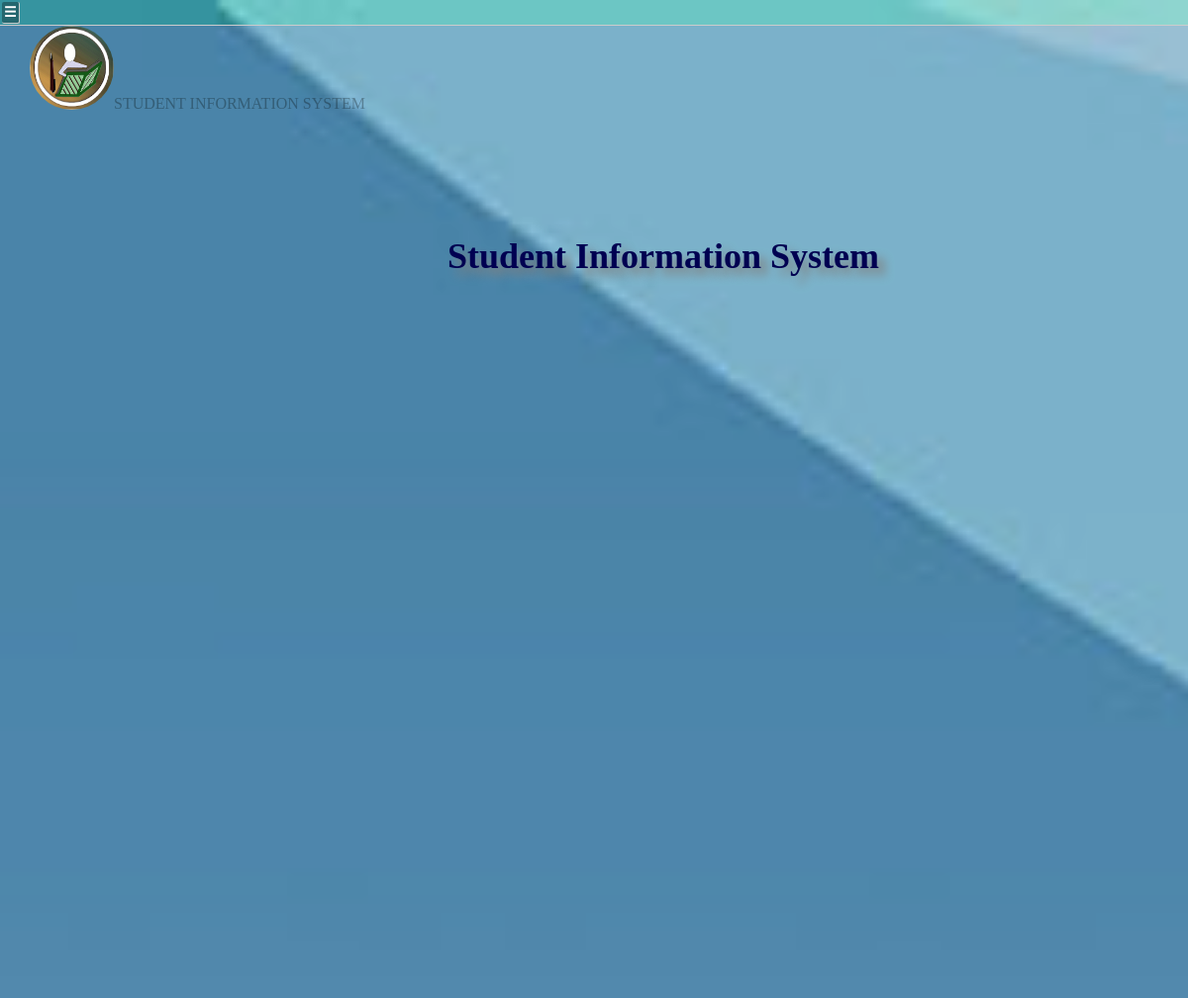
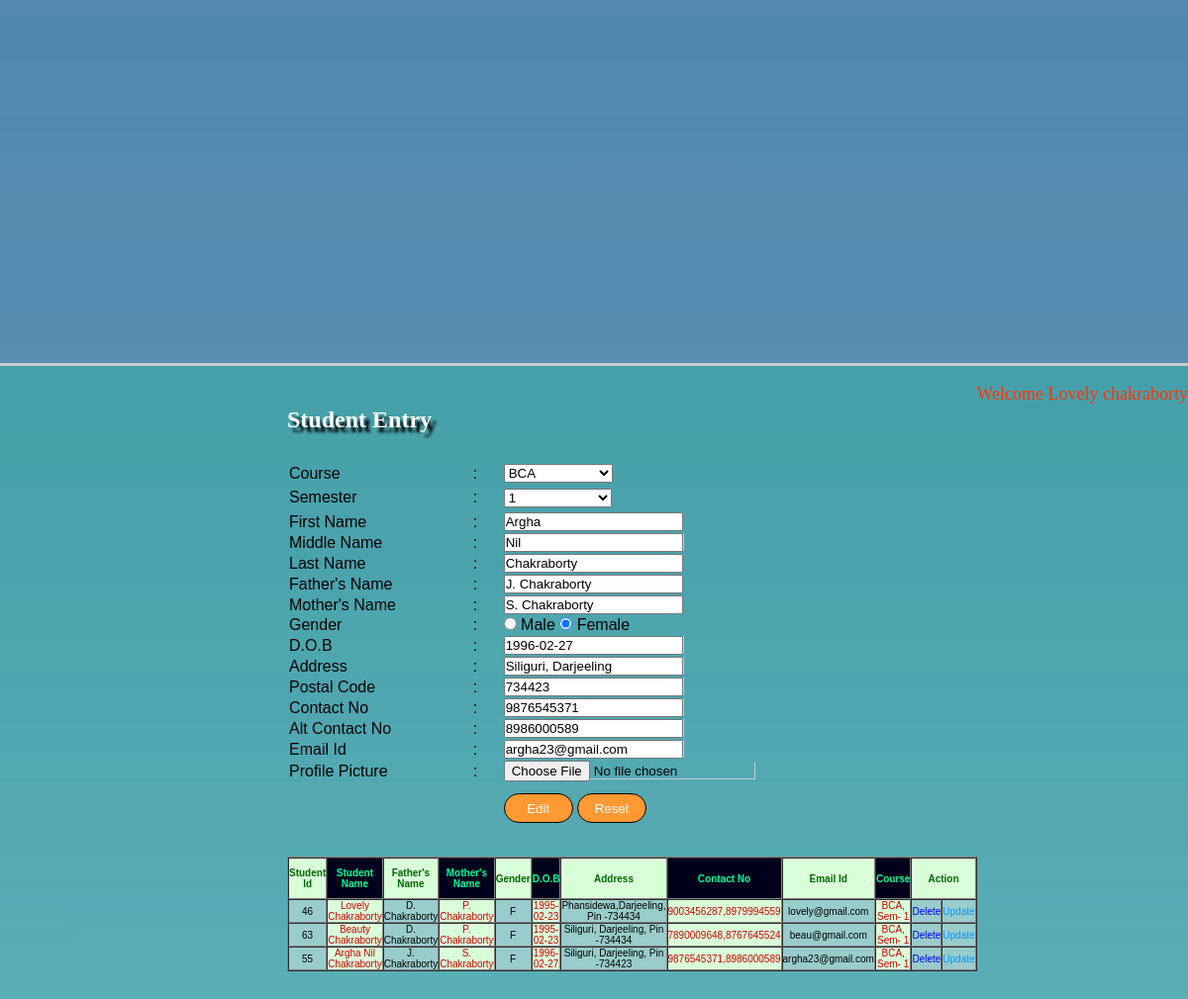
The app's page /student_master.php?var2=55 (signed in) with its own data (2 pictures, top to bottom).
### tables this page shows
CREATE TABLE IF NOT EXISTS `student_details` (
  `student_id` int(10) NOT NULL AUTO_INCREMENT,
  `first_name` varchar(20) NOT NULL,
  `middle_name` varchar(20) NOT NULL,
  `last_name` varchar(20) NOT NULL,
  `father_name` varchar(20) NOT NULL,
  `mother_name` varchar(20) NOT NULL,
  `dob` date NOT NULL,
  `gender` varchar(10) NOT NULL,
  `email_id` varchar(20) NOT NULL,
  `contact_no` bigint(20) NOT NULL,
  `alt_contact_no` bigint(20) NOT NULL,
  `address` varchar(40) NOT NULL,
  `postal_code` int(10) NOT NULL,
  `course_no` int(10) NOT NULL,
  `semester` int(10) NOT NULL,
  `profile_pic` varchar(500) NOT NULL,
  PRIMARY KEY (`student_id`)
);

CREATE TABLE IF NOT EXISTS `course` (
  `course_no` int(10) NOT NULL AUTO_INCREMENT,
  `course_name` varchar(20) NOT NULL,
  `course_duration` int(10) NOT NULL,
  `course_status` varchar(400) NOT NULL,
  `semester` int(10) NOT NULL,
  PRIMARY KEY (`course_no`)
);

### student_master.php (the view, shortened to what this page needs)
<?php
if(isset($_GET['var2']))
{
	$gsql = "select * from student_details where student_id='$_GET[var2]'";
	$grec = mysql_query($gsql);
	$gres = mysql_fetch_assoc($grec);
}
?>
<html>
<head>
<link rel="stylesheet" href="stylesheet.css" type="text/css"/>
</head>
<body>
<label for="menuToggle" class="menu-icon">&#9776;</label>
<div id="header">
<div class="img">
<img src="logosis.PNG" class="imglogo"/>
<p class="write">STUDENT INFORMATION SYSTEM</p>
</div>
<div class="sis">
<h1>Student Information System</h1>
</div>
</div>
<div id="container">
<div id="cc">
  <p>&nbsp;</p>
  <p align="right" class="style16 style22"><span class="style17">Welcome <?php echo $_SESSION['uname'];?></span></p>
  </div>
 <div id="banner">
<table width="100%" border="0" align="center">
  <tr>
    <td>
	<table width="100%" border="0" cellspacing="0" cellpadding="0">
      <tr>
           <td align="left"><p class="style18"><span class="style29">Student Entry</span></p>
             <p class="style18">&nbsp;</p>
            </td>
      </tr>
    </table></td>
  </tr>  <tr height="30%">
    <td valign="top" align="left">
	<form id="form1" name="form1" method="POST" action="" onSubmit="return valid()">
              <table width="69%" height="30%" border="0" align="left">
                <tr>
                  <td width="160" align="left"><span class="style4 style85 style85">Course</span></td>
                  <td width="54" align="center"><span class="style4 style85">:</span></td>
                  <td width="307"><span class="style4 style85">
                    <select name="course_name" id="course_name" onChange="get_sem(this.value)">
                      <?php
		 	$str2="select * from course";
			$result2=mysql_query($str2);
		    while($row= mysql_fetch_array($result2))
		 	 {
		  	?>
                      <option value=<?php echo $row['course_no'];?> <?php if(isset($_GET['C']) || isset($_GET['var2'])){if($_GET['C'] == $row['course_no'] || $gres['course_no'] == $row['course_no']){echo "selected";}}?>>
                      <?php  echo $row['course_name'];?>
                      </option>
                      <?php
			 }
		 	 ?>
                    </select>
                  </span></td>
                </tr>
                <tr>
                  <td width="160" height="26" align="left"><span class="style4 style85 style85">Semester</span></td>
                  <td width="54" align="center"><span class="style4 style85">:</span></td>
                  <td width="307"><span class="style4 style85">
                    <select name="semester" id="semester">
                      <?php
		   if(isset($_GET['C']) || isset($_GET['var2']))
		   {
		   		if(isset($_GET['C']))
				{
					$cr = $_GET['C'];
				}elseif(isset($_GET['var2']))
				{
					$cr = $gres['course_no'];
				}
		 	$str3="select * from course where course_no='$cr'";
			$result3=mysql_query($str3);
			$row3=mysql_fetch_array($result3);
			for($i = 1; $i <= $row3['semester']; $i++)
			{
			?>
                      <option value=<?php echo $i;?> <?php if($gres['semester'] == $i){echo "selected";}?>><?php echo $i;?></option>
                      <?php
				}
			 }
			 ?>
                    </select>
                  </span> </td>
                </tr>
                <tr>
                  <td width="160" align="left"><span class="style4 style85 style85">First Name</span></td>
                  <td width="54" align="center"><span class="style4 style85">:</span></td>
                  <td width="307" align="left"><span class="style4 style85"><input name="first_name" type="text" id="first_name" <?php if(isset($_GET['var2'])){echo "value='$gres[first_name]'";}?> /></span></td>
                </tr>
                <tr>
                  <td width="160" align="left"><span class="style4 style85 style85">Middle Name</span></td>
                  <td width="54" align="center"><span class="style4 style85">:</span></td>
                  <td width="307"><span class="style4 style85">
                    <label>
                    <input name="middle_name" type="text" id="middle_name" <?php if(isset($_GET['var2'])){echo "value='$gres[middle_name]'";}?>>
                    </label>
                  </span></td>
                </tr>
                <tr>
                  <td width="160" align="left"><span class="style4 style85 style85">Last Name </span></td>
                  <td width="54" align="center"><span class="style4 style85">:</span></td>
                  <td width="307" align="left"><span class="style4 style85"><input name="last_name" type="text" id="last_name" <?php if(isset($_GET['var2'])){echo "value='$gres[last_name]'";}?> /></span></td>
                </tr>
                <tr>
                  <td width="160" align="left"><span class="style4 style85 style85">Father's Name </span></td>
                  <td width="54" align="center"><span class="style4 style85">:</span></td>
                  <td width="307" align="left"><span class="style4 style85"><input name="father_name" type="text" id="father_name" <?php if(isset($_GET['var2'])){echo "value='$gres[father_name]'";}?> /></span></td>
                </tr>
                <tr>
                  <td width="160" align="left"><span class="style4 style85 style85">Mother's Name </span></td>
                  <td width="54" align="center"><span class="style4 style85">:</span></td>
                  <td width="307" align="left"><span class="style4 style85"><input name="mother_name" type="text" id="mother_name" <?php if(isset($_GET['var2'])){echo "value='$gres[mother_name]'";}?>/></span></td>
                </tr>
                <tr>
                  <td align="left"><span class="style4 style85 style85">Gender</span></td>
                  <td align="center"><span class="style4 style85">:</span></td>
                  <td align="left"><span class="style4 style85">
                    <input name="gender" type="radio" value="M" <?php if(isset($_GET['var2'])){if($gres['gender'] == "M"){echo "checked";}}?>>
                    Male
                    <input name="gender" type="radio" value="F" <?php if(isset($_GET['var2'])){if($gres['gender'] == "F"){echo "checked";}}?>>
                  Female</span></td>
                </tr>
                <tr>
                  <td width="160" align="left"><span class="style4 style85 style85">D.O.B</span></td>
                  <td width="54" align="center"><span class="style4 style85">:</span></td>
                  <td width="307"><span class="style4 style85">
                    <label>
                    <input name="dob" type="text" id="dob" <?php if(isset($_GET['var2'])){echo "value='$gres[dob]'";}?>>
                    </label>
                  </span></td>
                </tr>
                <tr>
                  <td width="160" align="left"><span class="style4 style85 style85">Address</span></td>
                  <td width="54" align="center"><span class="style4 style85">:</span></td>
                  <td width="307"><span class="style4 style85">
                    <label>
                    <input name="address" type="text" id="address" <?php if(isset($_GET['var2'])){echo "value='$gres[address]'";}?>>
                    </label>
                  </span></td>
                </tr>
                <tr>
                  <td width="160" align="left"><span class="style4 style85 style85">Postal Code </span></td>
                  <td width="54" align="center"><span class="style4 style85">:</span></td>
                  <td width="307"><span class="style4 style85">
                    <label>
                    <input name="postal_code" type="text" id="postal_code" <?php if(isset($_GET['var2'])){echo "value='$gres[postal_code]'";}?>>
                    </label>
                  </span></td>
                </tr>
                <tr>
                  <td width="160" align="left"><span class="style4 style85 style85">Contact No </span></td>
                  <td width="54" align="center"><span class="style4 style85">:</span></td>
                  <td width="307"><span class="style4 style85">
                    <label>
                    <input name="contact_no" type="text" id="contact_no" <?php if(isset($_GET['var2'])){echo "value='$gres[contact_no]'";}?>>
                    </label>
                  </span></td>
                </tr>
                <tr>
                  <td width="160" align="left"><span class="style4 style85 style85">Alt Contact No </span></td>
                  <td width="54" align="center"><span class="style4 style85">:</span></td>
                  <td width="307"><span class="style4 style85">
                    <label>
                    <input name="alt_contact_no" type="text" id="alt_contact_no" <?php if(isset($_GET['var2'])){echo "value='$gres[alt_contact_no]'";}?>>
                    </label>
                  </span></td>
                </tr>
                <tr>
                  <td width="160" align="left"><span class="style4 style85 style85">Email Id </span></td>
                  <td width="54" align="center"><span class="style4 style85">:</span></td>
                  <td width="307"><span class="style4 style85">
                    <label>
                    <input name="email_id" type="text" id="email_id" <?php if(isset($_GET['var2'])){echo "value='$gres[email_id]'";}?>>
                    </label>
                  </span></td>
                </tr>
				<tr>
                  <td width="160" align="left"><span class="style4 style85 style85">Profile Picture </span></td>
                  <td width="54" align="center"><span class="style4 style85">:</span></td>
                  <td width="307"><span class="style4 style85">
                    <label>
                    <input name="profile_pic" type="file" id="profile_pic" <?php if(isset($_GET['var2'])){echo "value='$gres[profile_pic]'";}?>>
                    </label>
                  </span></td>
                </tr>
                <tr>
                  <td height="50"><span class="style4 style85">&nbsp;
                  </span></td>
                  <td><span class="style85"></span></td>
                  <td><span class="style4 style85">
                    <input type="submit" id="sbcl" name="Submit" <?php if(isset($_GET['var2'])){echo "value='Edit'";}else{?>value="Insert"<?php }?> />
                    <input name="Reset" type="reset" id="sbcl1" value="Reset" />
                  </span></td>
                </tr>
            </table>
    </form>	  </td>
    </tr>
      <tr height="10%">
        <td>&nbsp;</td>
      </tr>
      <tr height="20%">
        <td align="center">
          <table width="79%" height="20%" border="1" align="left" cellpadding="0" cellspacing="0" >
            <tr>
              <td width="8%" height="42" align="center" bgcolor="#D9FFD9"><span class="style60 style92">Student Id </span></td>
	            <td width="9%" align="center" bgcolor="#00001C"><span class="style62 style92">Student Name</span></td>
	            <td width="10%" align="center" bgcolor="#D9FFD9"><span class="style60 style92">Father's Name </span></td>
	            <td width="10%" align="center" bgcolor="#00001C"><span class="style62 style92">Mother's Name</span></td>
	            <td width="8%" align="center" bgcolor="#D9FFD9"><span class="style60 style92">Gender</span></td>
	            <td width="9%" align="center" bgcolor="#00001C"><span class="style62 style92">D.O.B</span></td>
	            <td width="6%" align="center" bgcolor="#D9FFD9"><span class="style60 style92">Address</span></td>
	            <td width="8%" align="center" bgcolor="#00001C"><span class="style62 style92">Contact No</span></td>
	            <td width="8%" align="center" bgcolor="#D9FFD9"><span class="style60 style92">Email Id </span></td>
	            <td width="7%" align="center" bgcolor="#00001C"><span class="style62 style92">Course</span></td>
	            <td colspan="2" align="center" bgcolor="#D9FFD9"><span class="style60 style92">Action</span></td>
            </tr>
            <?php
	$str3="select * from student_details";
	$result3=mysql_query($str3);
		while($row= mysql_fetch_array($result3))
		 	 {
	 ?>
            <tr>
              <td align="center" bgcolor="#99CCCC">
                <span class="style96"><?php echo $row['student_id'];
		 ?></span> </td>
	        <td align="center" bgcolor="#D9FFD9">
	          <span class="style98"><?php echo $row['first_name']." ".$row['middle_name']." ".$row['last_name'];
		 ?></span> </td>
	       <td align="center" bgcolor="#99CCCC">
	         <span class="style96"><?php echo $row['father_name'];
		 ?></span> </td>
	         <td align="center" bgcolor="#D9FFD9">
	           <span class="style98"><?php echo $row['mother_name'];
		 ?></span> </td>
	        <td align="center" bgcolor="#99CCCC">
	          <span class="style96"><?php echo $row['gender'];
		 ?></span> </td>
	        <td align="center" bgcolor="#D9FFD9">
	          <span class="style98"><?php echo $row['dob'];
		 ?></span> </td>
	          <td align="center" bgcolor="#99CCCC">
	            <span class="style96"><?php echo $row['address'].", Pin -".$row['postal_code'];
		 ?></span> </td>
	        <td align="center" bgcolor="#D9FFD9">
	          <span class="style98"><?php echo $row['contact_no'].",".$row['alt_contact_no'];
	   ?></span> </td>
	        <td align="center" bgcolor="#99CCCC">
	          <span class="style96"><?php echo $row['email_id'];
	   ?></span> </td>
	         <td align="center" bgcolor="#D9FFD9"><span class="style98">
	           <?php
	        $c=$row['course_no'];
			$str4="select course_name from course where course_no = $c";
	$result4=mysql_query($str4);
		while($row2= mysql_fetch_array($result4))
		 	 {
			     echo $row2['course_name'].", Sem- ".$row['semester'];
				 }
	   ?>
	           </span></td>
	         <td width="8%" align="center" bgcolor="#99CCCC">
	           <span class="style25">
	             <?php $k=$row['student_id']; ?>
                </span><span class="style99"><span class="style34"><a href="delete_student_master.php?var=<?php echo $k?>" >
                Delete	   </a></span></span> </td>
	         <td width="9%" align="center" bgcolor="#99CCCC">
	           <a href="student_master.php?var2=<?php echo $k?>" class="style33">Update </a></td>
	        </tr>
            <?php
	  }
	  ?>
          </table>
        </td>
</tr>
</table>
</div>
</div>
</body>
</html>

### records on screen
student_details: course_name "BCA", semester "1", first_name "Argha", middle_name "Nil", last_name "Chakraborty", father_name "J. Chakraborty", mother_name "S. Chakraborty", gender "☑", dob "1996-02-27", address "Siliguri, Darjeeling", postal_code "734423", contact_no "9876545371", alt_contact_no "8986000589", email_id "argha23@gmail.com", student_id "55", gender "F", email "argha23@gmail.com"
student_details: student_id "46", first_name "Lovely", last_name "Chakraborty", father_name "D. Chakraborty", mother_name "P. Chakraborty", gender "F", dob "1995-02-23", address "Phansidewa,Darjeeling", postal_code "734434", contact_no "9003456287", alt_contact_no "8979994559", email "lovely@gmail.com", semester "1"
course: course_name "BCA"
student_details: student_id "63", first_name "Beauty", last_name "Chakraborty", father_name "D. Chakraborty", mother_name "P. Chakraborty", gender "F", dob "1995-02-23", address "Siliguri, Darjeeling", postal_code "734434", contact_no "7890009648", alt_contact_no "8767645524", email "beau@gmail.com", semester "1"

### other values on screen
$_SESSION['uname'] "Lovely chakraborty"
